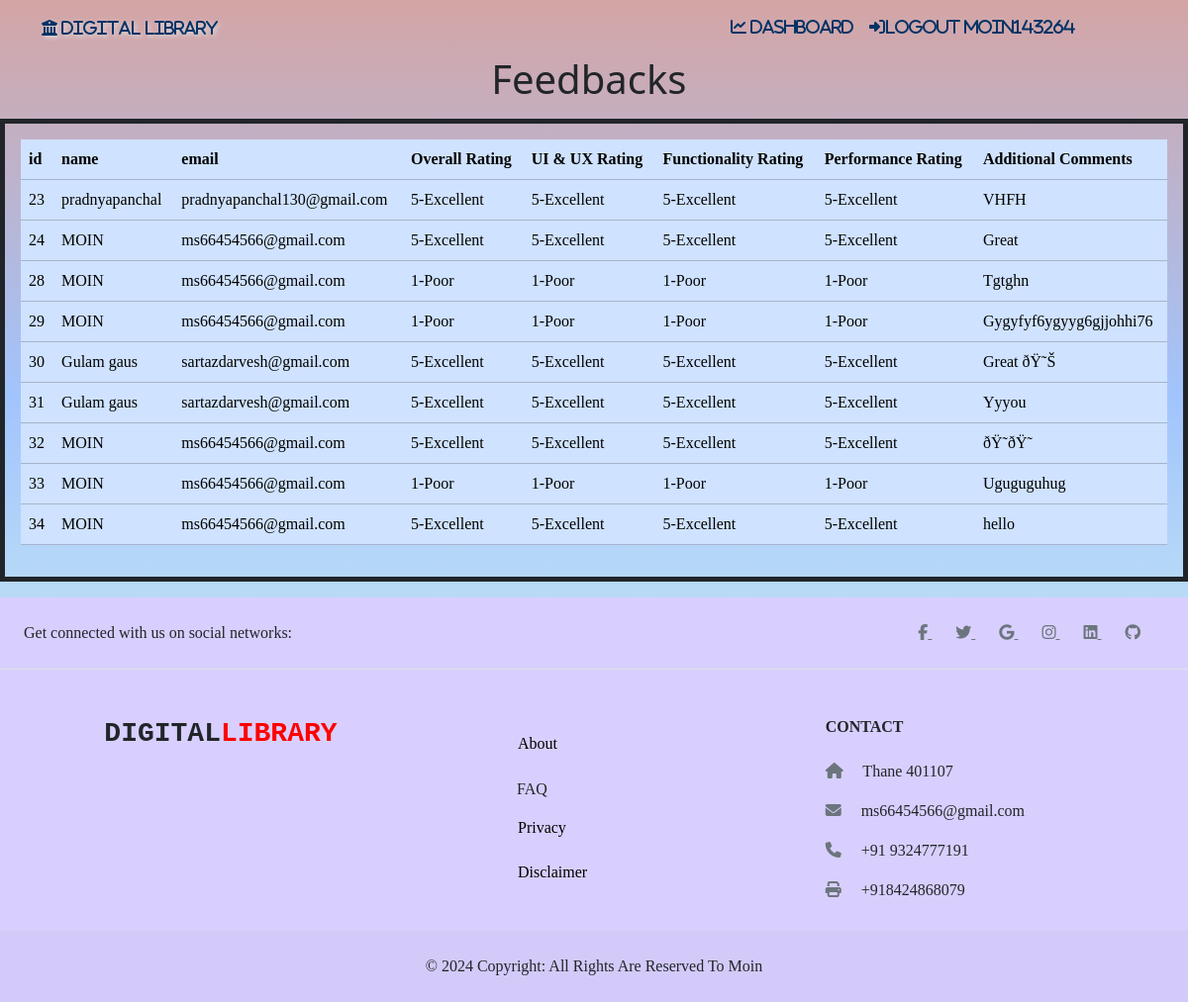
The page /admin/images/feedback_mana.php (signed in) on the database its author committed.
### tables this page shows
CREATE TABLE `feedback` (
  `id` int(11) NOT NULL,
  `user_id` int(255) NOT NULL,
  `name` varchar(255) NOT NULL,
  `email` varchar(255) NOT NULL,
  `rating` varchar(255) NOT NULL,
  `ui_rating` varchar(255) NOT NULL,
  `functionality_rating` varchar(255) NOT NULL,
  `performance_rating` varchar(255) NOT NULL,
  `comments` varchar(255) NOT NULL
);

### admin/images/feedback_mana.php (the view, shortened to what this page needs)
<!DOCTYPE html>
<html lang="en">
  <head>
    <link
      href="https://cdn.jsdelivr.net/npm/bootstrap@5.3.2/dist/css/bootstrap.min.css"
      rel="stylesheet"
    />
    <link
      rel="stylesheet"
      href="https://cdnjs.cloudflare.com/ajax/libs/font-awesome/5.15.4/css/all.min.css"
    />
  </head>
  <body
   class="ocean-breeze"
  >
    <header>
      <nav class="navbar navbar-expand-sm">
        <div class="container">
        <span
        class='fa-solid'
            style="
              color: #003366;
              text-shadow: 2px 2px 4px #ddd;
              text-shadow: #ddd;
            "
          >
          <i class="fas fa-university" style="font-size: 1.0em; color: #003366;">   Digital  Library</i>
          </span>
          <div class="collapse navbar-collapse" id="collapsibleNavId">
            <ul class="navbar-nav ms-auto mt-2 mt-lg-0 mx-5">
            <li class="nav-item">
                <a class="nav-link" href="index.php"
                  ><div class="icon">
                    <i style="color: #003366" class="fa-solid fa-chart-line">
                      Dashboard</i
                    >
                  </div>
                </a>
              </li>
              <li class="nav-item me-3">
                <a class="nav-link active" href="Admin_logout.php"
                  ><div class="sign-in">
                    <i
                      style="color: #003366"
                      class="fa-solid fa-right-to-bracket "
                    >logout <?php echo isset($_SESSION["logged"]) ? $_SESSION["logged"] : ''; ?></i>
                  </div>
                </a>
              </li>
            </ul>
          </div>
        </div>
      </nav>
    </header>
    <main>
    <?php
include "conn.php";
$sql="SELECT * FROM feedback;";
$result=mysqli_query($conn,$sql);
if (mysqli_num_rows($result)>0) {
    echo "
    <h1 class='text-center'>Feedbacks  <i class='fa-solid fa-bottom-to-bracket' aria-hidden='true'></i></h1>
    <div
        class='container-fluid my-3 p-3 border border-5 border-dark'
    >
        <div
            class='table-responsive'
        >
            <table
                class='table table-primary'
            >
                <thead>
                    <tr>
                        <th scope='col'>id</th>
                        <th scope='col'>name</th>
                        <th scope='col'>email</th>
                        <th scope='col'>Overall Rating</th>
                        <th scope='col'>UI & UX Rating</th>
                        <th scope='col'>Functionality Rating</th>
                        <th scope='col'>Performance Rating</th>
                        <th scope='col'>Additional Comments</th>
                    </tr>
                </thead>
                <tbody>";
    while ($rows = mysqli_fetch_assoc($result)) {
        echo "
        <tr class=''>
            <td scope='row'>{$rows['id']}</td>
            <td>{$rows['name']}</td>
            <td>{$rows['email']}</td>
            <td>{$rows['rating']}</td>
            <td>{$rows['ui_rating']}</td>
            <td>{$rows['functionality_rating']}</td>
            <td>{$rows['performance_rating']}</td>
            <td>{$rows['comments']}</td>
        </tr>";
    }
    echo "
    </tbody>
</table>
</div>
</div>
";
} else {
    echo "something Went Wrong".mysqli_error($conn);
}
?>
    </main>
    <footer>
      <footer class="text-center text-sm-start text-dark">
        <section
          class="d-flex justify-content-center justify-content-lg-between p-4 border-bottom"
        >
          <div class="me-5 d-none d-lg-block">
            <span>Get connected with us on social networks:</span>
          </div>
          <div>
            <a href="" class="me-4 link-secondary">
              <i class="fab fa-facebook-f"></i>
            </a>
            <a href="" class="me-4 link-secondary">
              <i class="fab fa-twitter"></i>
            </a>
            <a href="" class="me-4 link-secondary">
              <i class="fab fa-google"></i>
            </a>
            <a href="" class="me-4 link-secondary">
              <i class="fab fa-instagram"></i>
            </a>
            <a href="" class="me-4 link-secondary">
              <i class="fab fa-linkedin"></i>
            </a>
            <a href="" class="me-4 link-secondary">
              <i class="fab fa-github"></i>
            </a>
          </div>
        </section>
        <section class="">
          <div class="container text-center text-md-start mt-5">
            <div class="row mt-3">
              <div class="col-md-3 col-lg-4 col-xl-3 mx-auto mb-4">
                <h3
                  class="text-uppercase fw-bold mb-4 d-flex-inline"
                  style="font-family: 'Courier New', Courier, monospace"
                >
                  Digital<span style="color: red">Library</span>
                </h3>
              </div>
              <div class="col-md-2 col-lg-2 col-xl-2 mx-auto mb-4">
                <p>
                  <a href="#!" class="text-reset">
                    <h6 class="text-uppercase fw-bold mb-4">
                      <div class="container-box">
                        <button
                          type="button"
                          class="bbtn"
                          data-bs-toggle="modal"
                          data-bs-target="#hell"
                          style="background: transparent; border: none"
                        >
                          About
                        </button>
                      </div>
                    </h6></a
                  >
                </p>
                <p>
                  <a
                    style="
                      margin-left: 5px;
                      text-decoration: none;
                      font-family: fantasy;
                    "
                    name=""
                    id=""
                    class="text-dark"
                    href="FAQ.html"
                    role="button"
                    >FAQ</a
                  >
                </p>
                <p>
                  <a href="#!" class="text-reset">
                    <h6 class="text-uppercase fw-bold mb-4">
                      <div class="container-box">
                        <button
                          type="button"
                          class="bbtn"
                          data-bs-toggle="modal"
                          data-bs-target="#privacy"
                          style="background: transparent; border: none"
                        >
                          Privacy
                        </button>
                      </div>
                    </h6></a
                  >
                </p>
                <p>
                  <a href="#!" class="text-reset">
                    <h6 class="text-uppercase fw-bold mb-4">
                      <div class="container-box">
                        <button
                          type="button"
                          class="bbtn"
                          data-bs-toggle="modal"
                          data-bs-target="#disclaimer"
                          style="background: transparent; border: none"
                        >
                          Disclaimer
                        </button>
                      </div>
                    </h6></a
                  >
                </p>
              </div>
              <div class="col-md-4 col-lg-3 col-xl-3 mx-auto mb-md-0 mb-4">
                <h6 class="text-uppercase fw-bold mb-4">Contact</h6>
                <p>
                  <i class="fas fa-home me-3 text-secondary"></i> Thane 401107
                </p>
                <p>
                  <i class="fas fa-envelope me-3 text-secondary"></i>
                  ms66454566@gmail.com
                </p>
                <p>
                  <i class="fas fa-phone me-3 text-secondary"></i> +91
                  9324777191
                </p>
                <p>
                  <i class="fas fa-print me-3 text-secondary"></i> +918424868079
                </p>
              </div>
            </div>
          </div>
        </section>
        <div
          class="text-center text-dark p-4"
          style="background-color: rgba(0, 0, 0, 0.025)"
        >
          © 2024 Copyright: All Rights Are Reserved To Moin
        </div>
      </footer>
    </footer>
  </body>
</html>

### admin/images/feedback_mana.php (style rules this page uses)
body, form, .container-fluid, .navbar , footer { font-family: fantasy; }
.ocean-breeze { background: linear-gradient(to top, #d0f0f0, #a1c4fd 50%, #d4a5a5); height: 100vh; }
footer { background-color:#D8CFFF; }

### rows shown on the page
feedback: id "23", name "pradnyapanchal", email "pradnyapanchal130@gmail.com", rating "5-Excellent", ui_rating "5-Excellent", functionality_rating "5-Excellent", performance_rating "5-Excellent", comments "VHFH"
feedback: id "24", name "MOIN", email "ms66454566@gmail.com", rating "5-Excellent", ui_rating "5-Excellent", functionality_rating "5-Excellent", performance_rating "5-Excellent", comments "Great"
feedback: id "28", name "MOIN", email "ms66454566@gmail.com", rating "1-Poor", ui_rating "1-Poor", functionality_rating "1-Poor", performance_rating "1-Poor", comments "Tgtghn"
feedback: id "29", name "MOIN", email "ms66454566@gmail.com", rating "1-Poor", ui_rating "1-Poor", functionality_rating "1-Poor", performance_rating "1-Poor", comments "Gygyfyf6ygyyg6gjjohhi76"
feedback: id "30", name "Gulam gaus", email "sartazdarvesh@gmail.com", rating "5-Excellent", ui_rating "5-Excellent", functionality_rating "5-Excellent", performance_rating "5-Excellent", comments "Great ðŸ˜Š"
feedback: id "31", name "Gulam gaus", email "sartazdarvesh@gmail.com", rating "5-Excellent", ui_rating "5-Excellent", functionality_rating "5-Excellent", performance_rating "5-Excellent", comments "Yyyou"
feedback: id "32", name "MOIN", email "ms66454566@gmail.com", rating "5-Excellent", ui_rating "5-Excellent", functionality_rating "5-Excellent", performance_rating "5-Excellent", comments "ðŸ˜ðŸ˜"
feedback: id "33", name "MOIN", email "ms66454566@gmail.com", rating "1-Poor", ui_rating "1-Poor", functionality_rating "1-Poor", performance_rating "1-Poor", comments "Uguguguhug"
feedback: id "34", name "MOIN", email "ms66454566@gmail.com", rating "5-Excellent", ui_rating "5-Excellent", functionality_rating "5-Excellent", performance_rating "5-Excellent", comments "hello"

### other values the page prints
$_SESSION["logged"] "Moin143264"
